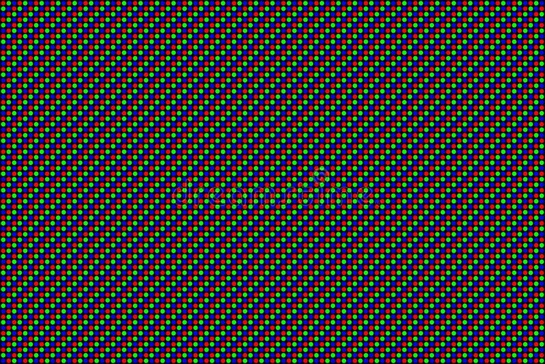
#> input picture images/rgb.jpeg, 545 x 364 px, shrunk from 800 x 534 before the run
$ jupyter execute --allow-errors image_read.ipynb
#> lines starting #> are read from the running program, lines starting #| are printed output that depends on the picture; long printed decimals are rounded
[cell 1]
#library import
import numpy as np
from imageio import imread,imsave
import matplotlib.pyplot as plt

#pip install czifile
import czifile as czf

[cell 2]
#jpeg or jpg image read, RGB individual separate and save
img=imread('images/rgb.jpeg')
#> img is the input picture: shape (364, 545, 3); mean R, G, B 53.6, 51.6, 54.6

red_img= img * [1.,0.,0.]
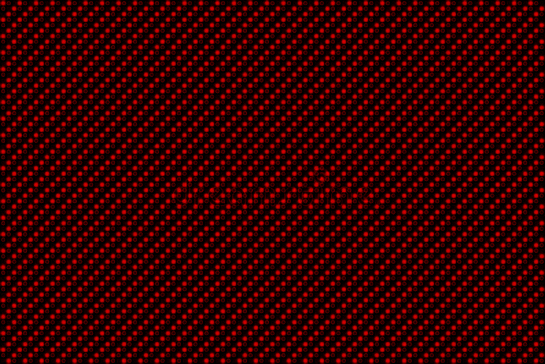
#> red_img: shape (364, 545, 3) float64; mean R, G, B 53.6, 0, 0
green_img=img * [0.,1.,0.]
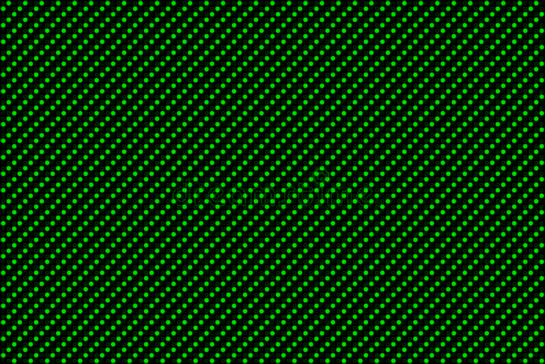
#> green_img: shape (364, 545, 3) float64; mean R, G, B 0, 51.6, 0
blue_img=img * [0.,0.,1.]
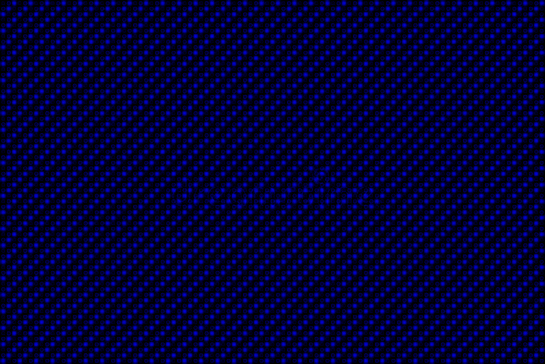
#> blue_img: shape (364, 545, 3) float64; mean R, G, B 0, 0, 54.6

#> (the rest of this cell did not finish here and is left out)

[cell 3]
#images min, max and mean calculation

from skimage import io, img_as_ubyte

img=img_as_ubyte(io.imread("images/monkey.jpg", as_gray=True))
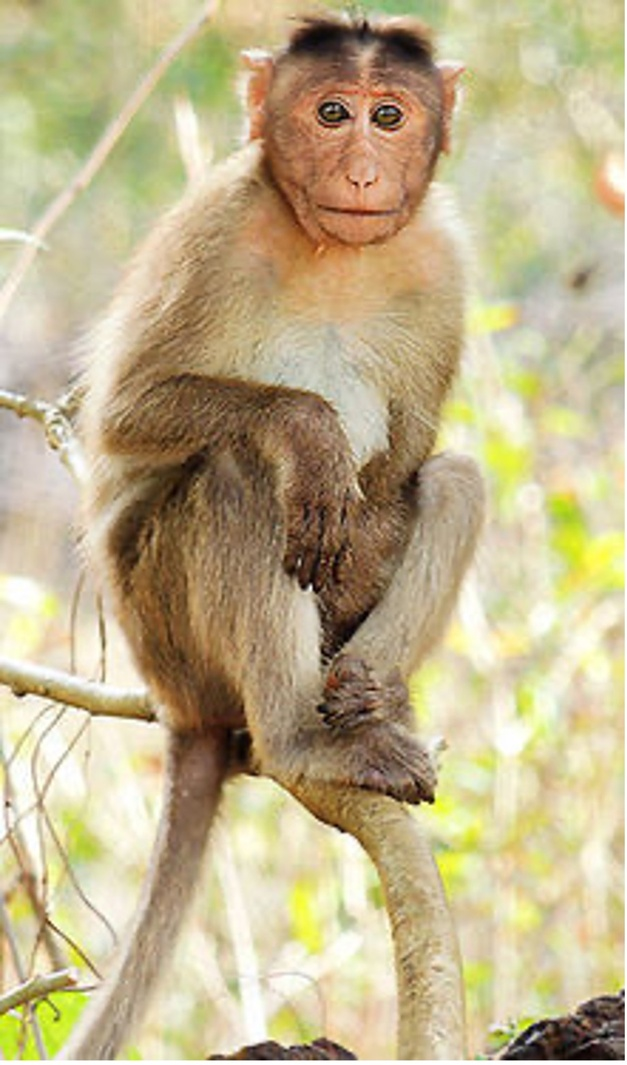
#> input picture images/monkey.jpg, 627 x 1065 px, shrunk from 920 x 1562 before the run
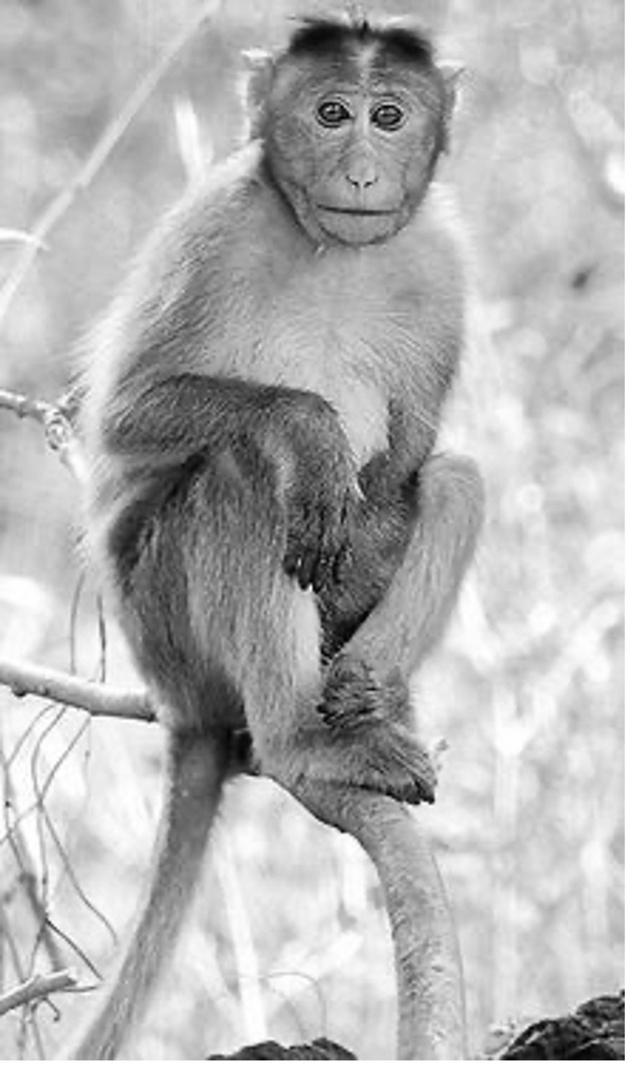
#> img: shape (1065, 627); min 0, max 255, mean 179.4
print(img.shape, img.dtype)
#| (1065, 627) uint8
print(img[10:20])
#> (printed output is left out)

mean_grey=img.mean()
#> mean_grey = 179.4
max_value=img.max()
#> max_value = 255
min_value=img.min()
#> min_value = 0

print("Min,Max and Mean are: ", min_value, max_value,mean_grey)
#| Min,Max and Mean are:  0 255 179.382

#> (a cell that did not finish here is left out)

[cell 5]
#.tif image read
#pip install apeer-ometiff-library
from apeer_ometiff_library import io

#> (the rest of this cell did not finish here and is left out)

[cell 6]
#image uniform filtering
from scipy import ndimage
from skimage import io, img_as_ubyte

img=img_as_ubyte(io.imread("images/monkey.jpg", as_gray=True))

uniform_filtered=ndimage.uniform_filter(img,size=50)
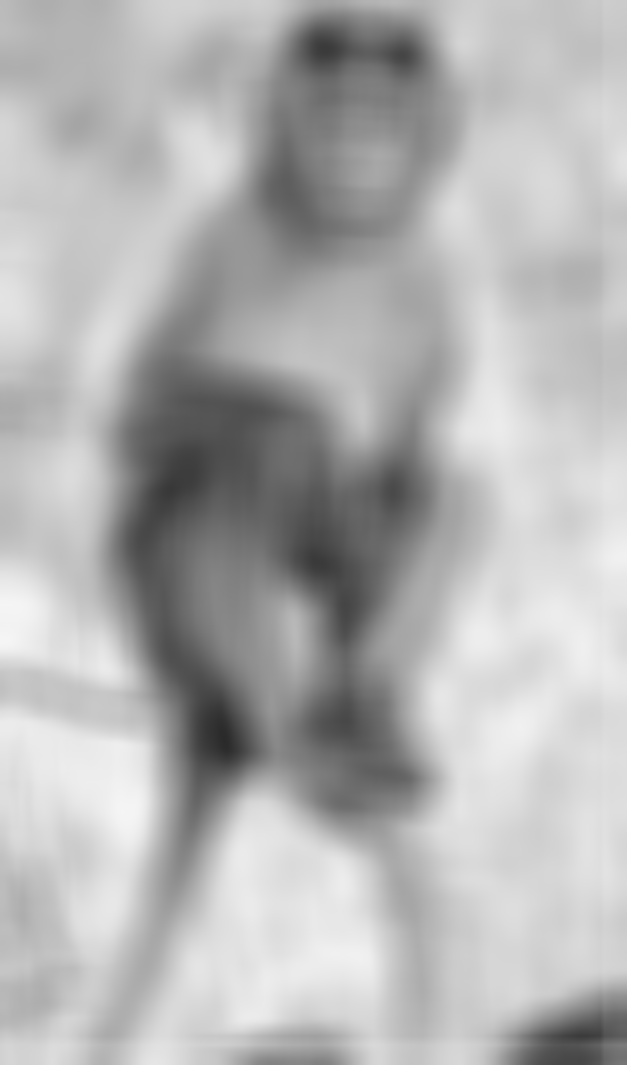
#> uniform_filtered: shape (1065, 627); min 42, max 245, mean 178.4

plt.imshow(uniform_filtered)
plt.show()
